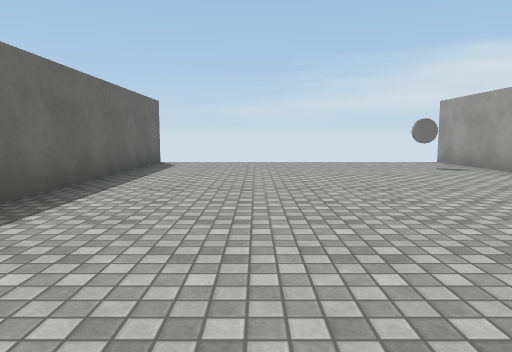
[1] (above)

18 first-person views from a walk through a 3-D level made in the Unity game engine. The camera is 1.2 m above the floor, tilts 6° down and sees 70° across. The floor is counted in squares, 2 m on a side. Each view is taken from the middle of a square. On the plan, view 1 faces up. The plan holds only what a view shows up to about 10 squares ahead; the rest is blank. The place goes on beyond the plan. The player character is not drawn. Surface patterns are stand-ins for the level's own textures.

[2]
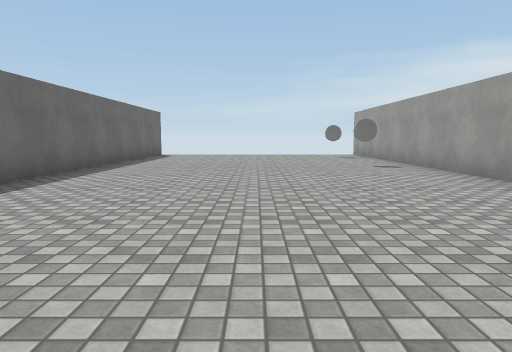

[3]
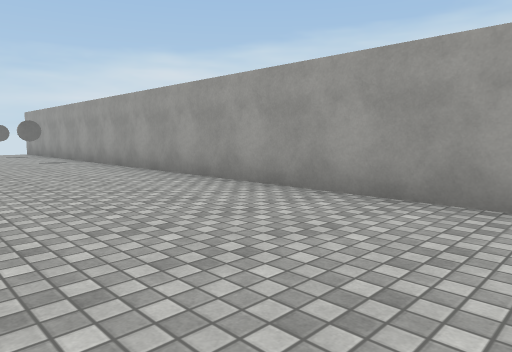

[4]
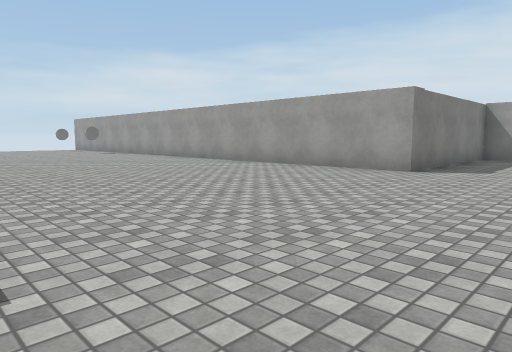

[5]
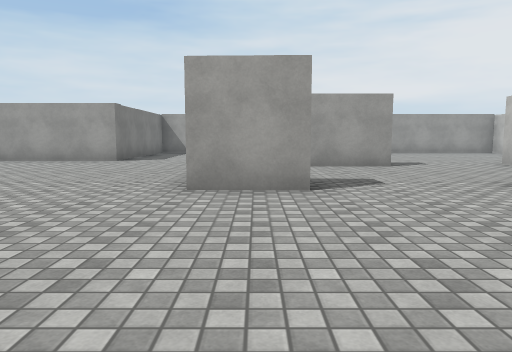

[6]
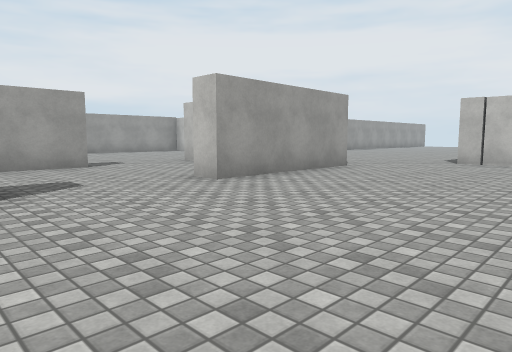

[7]
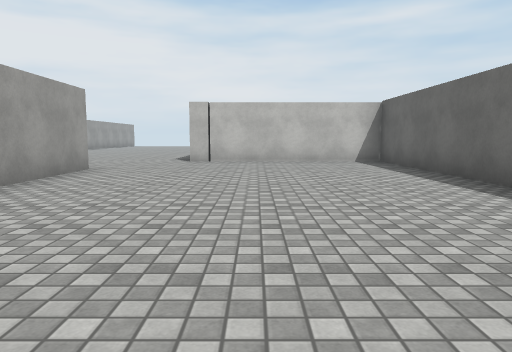

[8]
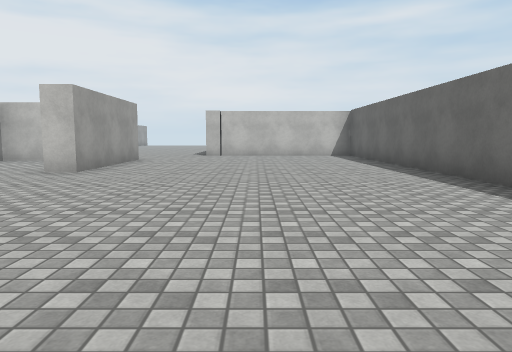

[9]
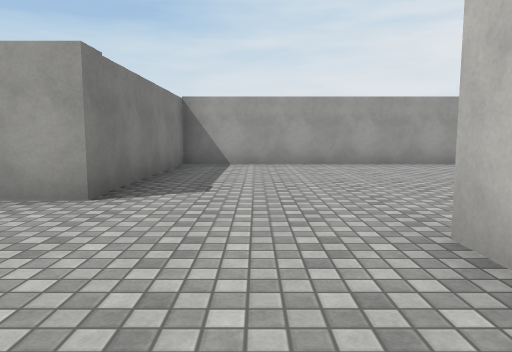

[10]
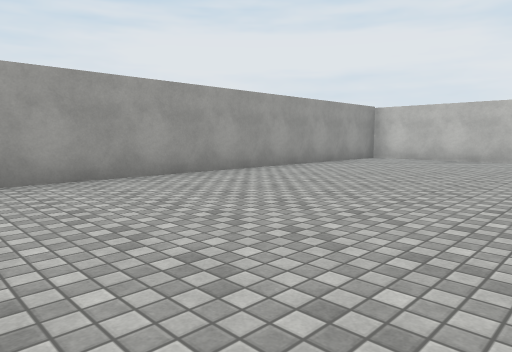

[11]
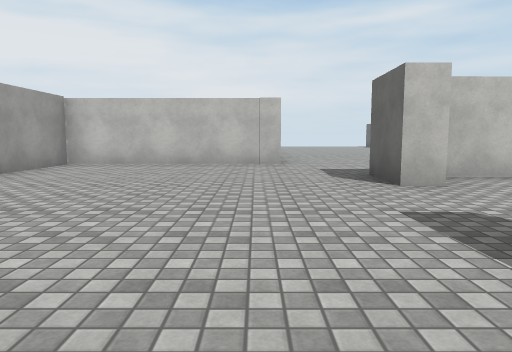

[12]
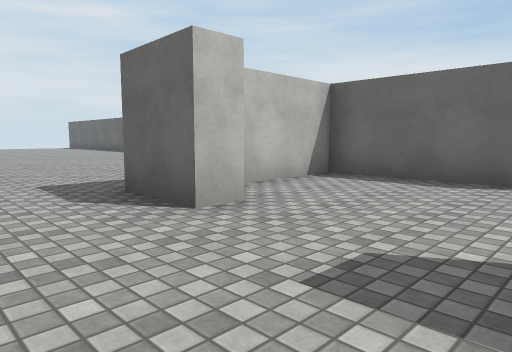

[13]
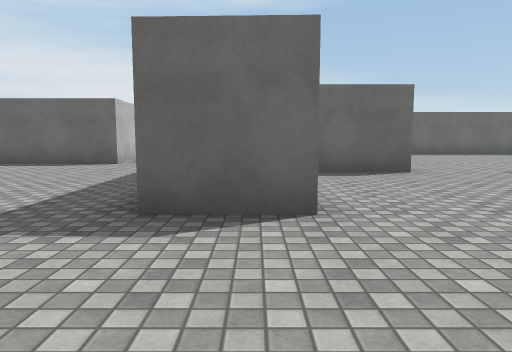

[14]
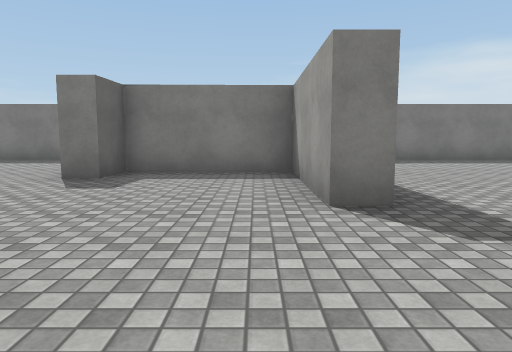

[15]
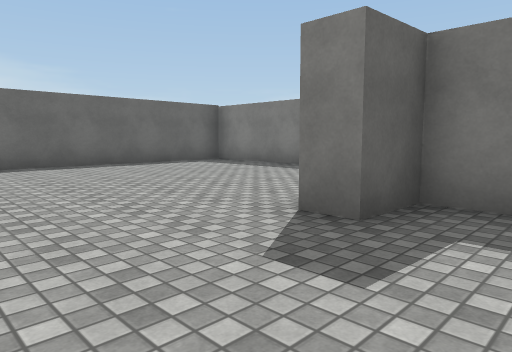

[16]
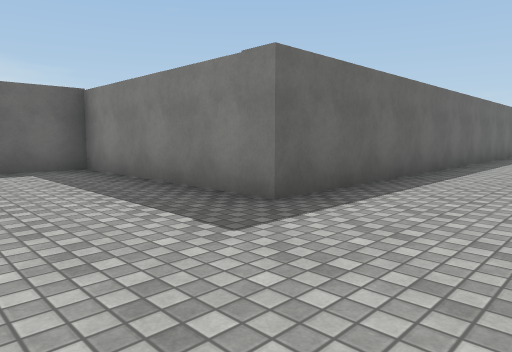

[17]
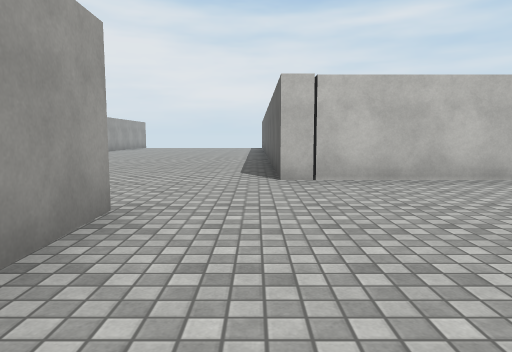

[18]
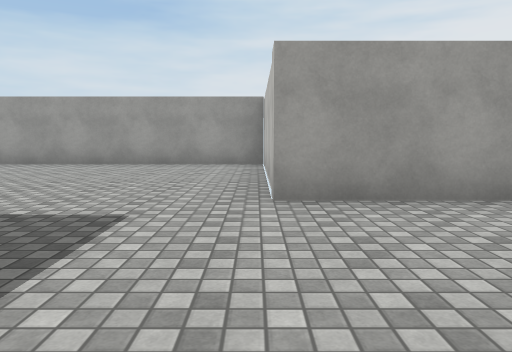

### Floor plan
Points are (right, up) in squares from view 1. A wall is a line through its corners. A room is listed if a view was taken in it or the views show most of it. See-through windows are left out.
Room 1 (views 1, 2, 3, 4, 5, 6, 7, 8, 9, 10, 11, 12, 13, 14, 15, 16, 17, 18)
walls: (2.6, -10.2) (3.2, -10.2); (-0.3, -11.6) (-1, -11.6) (-1, -10.2); (3.3, -13.8) (2.6, -13.8) (2.6, -10.6) (-0.3, -10.6); (2.6, -16.5) (3.2, -16.5) (3.2, -18); (-0.8, -18) (-0.9, -14.3) (-0.3, -14.3) (-0.3, -17.6) (2.7, -17.5); (9.2, -20.2) (9.2, -7.4) (4.4, -7.4) (4.4, 8.5); (4.4, -22.5) (4.4, -20.2) (9.5, -20.2); (-2.3, 8.5) (-2.3, -7.4) (-7.1, -7.4) (-7.1, -20.2) (-2.3, -20.2) (-2.3, -22.5)
objects: other object (3, 7)

Positions as (right, up) in squares from view 1, and headings:
1: (0, 0), facing up
2: (1, -4), facing up
3: (1, -6), facing up-right
4: (-2, -10), facing up-right
5: (-5, -11), facing right
6: (-5, -11), facing down-right
7: (-4, -11), facing down
8: (-4, -8), facing down
9: (1, -9), facing right
10: (4, -10), facing down-right
11: (5, -12), facing down
12: (5, -14), facing down-left
13: (6, -17), facing left
14: (2, -17), facing up
15: (1, -14), facing up-left
16: (0, -10), facing up-left
17: (-2, -15), facing down
18: (1, -20), facing right
